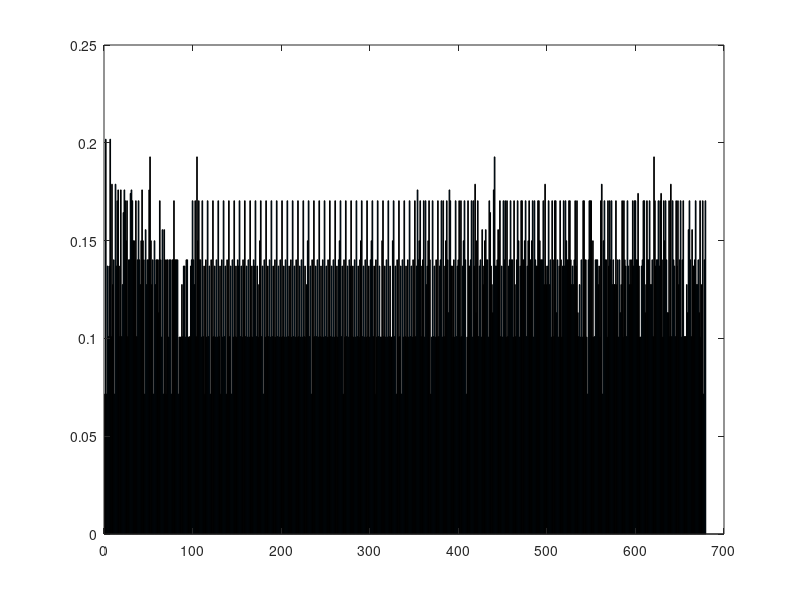

Write MATLAB code to recreate this figure.
load('CustomDataForLatticeModelBovine.mat');
whichIs=24;
sequence=protein(whichIs).tail.Sequence;
load('AminoAcidVolumes.mat')
AA='E';
AA_vol=ones(length(sequence),1);
for j=1:length(sequence)
%    strfind
%    sequence(j) 
    AA=upper(sequence(j));
    ind=cellfun(@(x)strcmp(AA,x),Letter);
    AA_vol(j)=Partial_volume(ind);
end
Avg=sum(AA_vol)/length(AA_vol)
bar(AA_vol)